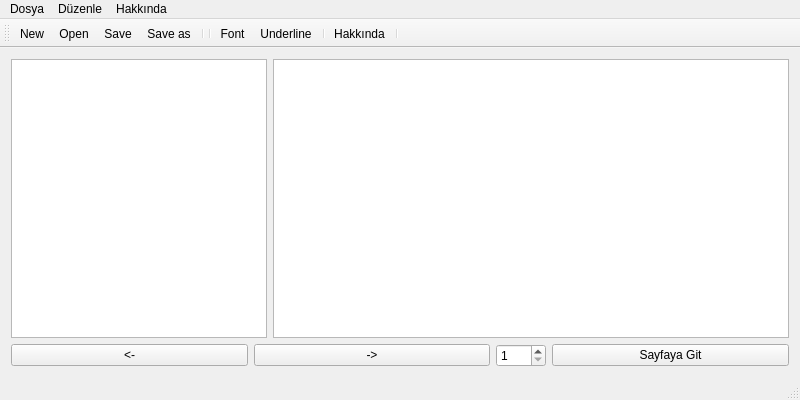
<?xml version="1.0" encoding="UTF-8"?>
<ui version="4.0">
 <class>Notepad</class>
 <widget class="QMainWindow" name="Notepad">
  <property name="geometry">
   <rect>
    <x>0</x>
    <y>0</y>
    <width>800</width>
    <height>400</height>
   </rect>
  </property>
  <property name="windowTitle">
   <string>Kuran Tevafuk Editörü</string>
  </property>
  <widget class="QWidget" name="centralWidget">
   <layout class="QVBoxLayout" name="verticalLayout">
    <item>
     <layout class="QHBoxLayout" name="horizontalLayout">
      <item>
       <widget class="QListWidget" name="listWidget">
        <property name="sizePolicy">
         <sizepolicy hsizetype="Minimum" vsizetype="Expanding">
          <horstretch>0</horstretch>
          <verstretch>0</verstretch>
         </sizepolicy>
        </property>
        <property name="maximumSize">
         <size>
          <width>16777215</width>
          <height>16777215</height>
         </size>
        </property>
        <property name="baseSize">
         <size>
          <width>0</width>
          <height>0</height>
         </size>
        </property>
       </widget>
      </item>
      <item>
       <widget class="QTextEdit" name="textEdit"/>
      </item>
     </layout>
    </item>
    <item>
     <layout class="QHBoxLayout" name="horizontalLayout_2">
      <item>
       <widget class="QPushButton" name="prevPage">
        <property name="text">
         <string>&lt;-</string>
        </property>
       </widget>
      </item>
      <item>
       <widget class="QPushButton" name="nextPage">
        <property name="text">
         <string>-&gt;</string>
        </property>
       </widget>
      </item>
      <item>
       <widget class="QSpinBox" name="gotopage_spinBox">
        <property name="maximumSize">
         <size>
          <width>50</width>
          <height>16777215</height>
         </size>
        </property>
        <property name="minimum">
         <number>1</number>
        </property>
        <property name="maximum">
         <number>604</number>
        </property>
       </widget>
      </item>
      <item>
       <widget class="QPushButton" name="gotopage_button">
        <property name="text">
         <string>Sayfaya Git</string>
        </property>
       </widget>
      </item>
     </layout>
    </item>
   </layout>
  </widget>
  <widget class="QMenuBar" name="menuBar">
   <property name="geometry">
    <rect>
     <x>0</x>
     <y>0</y>
     <width>800</width>
     <height>21</height>
    </rect>
   </property>
   <widget class="QMenu" name="menuFile">
    <property name="title">
     <string>Dosya</string>
    </property>
    <addaction name="actionNew"/>
    <addaction name="actionOpen"/>
    <addaction name="actionSave"/>
    <addaction name="actionSave_as"/>
    <addaction name="separator"/>
   </widget>
   <widget class="QMenu" name="menuEdit">
    <property name="title">
     <string>Düzenle</string>
    </property>
    <addaction name="separator"/>
    <addaction name="actionFont"/>
   </widget>
   <widget class="QMenu" name="menuAbout">
    <property name="title">
     <string>Hakkında</string>
    </property>
    <addaction name="actionAbout"/>
   </widget>
   <addaction name="menuFile"/>
   <addaction name="menuEdit"/>
   <addaction name="menuAbout"/>
  </widget>
  <widget class="QToolBar" name="mainToolBar">
   <attribute name="toolBarArea">
    <enum>TopToolBarArea</enum>
   </attribute>
   <attribute name="toolBarBreak">
    <bool>false</bool>
   </attribute>
   <addaction name="actionNew"/>
   <addaction name="actionOpen"/>
   <addaction name="actionSave"/>
   <addaction name="actionSave_as"/>
   <addaction name="separator"/>
   <addaction name="separator"/>
   <addaction name="actionFont"/>
   <addaction name="actionUnderline"/>
   <addaction name="separator"/>
   <addaction name="actionAbout"/>
   <addaction name="separator"/>
  </widget>
  <widget class="QStatusBar" name="statusBar"/>
  <action name="actionSave">
   <property name="icon">
    <iconset resource="notepad.qrc">
     <normaloff>:/images/save.png</normaloff>:/images/save.png</iconset>
   </property>
   <property name="text">
    <string>Save</string>
   </property>
   <property name="toolTip">
    <string>Save file</string>
   </property>
   <property name="shortcut">
    <string>Ctrl+S</string>
   </property>
  </action>
  <action name="actionSave_as">
   <property name="icon">
    <iconset resource="notepad.qrc">
     <normaloff>:/images/save_as.png</normaloff>:/images/save_as.png</iconset>
   </property>
   <property name="text">
    <string>Save as</string>
   </property>
   <property name="toolTip">
    <string>Save file as</string>
   </property>
   <property name="shortcut">
    <string>Alt+S</string>
   </property>
  </action>
  <action name="actionFont">
   <property name="icon">
    <iconset resource="notepad.qrc">
     <normaloff>:/images/font.png</normaloff>:/images/font.png</iconset>
   </property>
   <property name="text">
    <string>Font</string>
   </property>
   <property name="shortcut">
    <string>Ctrl+F</string>
   </property>
  </action>
  <action name="actionUnderline">
   <property name="checkable">
    <bool>true</bool>
   </property>
   <property name="icon">
    <iconset resource="notepad.qrc">
     <normaloff>:/images/underline.png</normaloff>:/images/underline.png</iconset>
   </property>
   <property name="text">
    <string>Underline</string>
   </property>
   <property name="toolTip">
    <string>Underline</string>
   </property>
   <property name="shortcut">
    <string>Ctrl+U</string>
   </property>
  </action>
  <action name="actionAbout">
   <property name="icon">
    <iconset resource="notepad.qrc">
     <normaloff>:/images/info.png</normaloff>:/images/info.png</iconset>
   </property>
   <property name="text">
    <string>Hakkında</string>
   </property>
   <property name="toolTip">
    <string>Program Hakkında</string>
   </property>
  </action>
  <action name="actionOpen">
   <property name="icon">
    <iconset resource="notepad.qrc">
     <normaloff>:/images/open.png</normaloff>:/images/open.png</iconset>
   </property>
   <property name="text">
    <string>Open</string>
   </property>
   <property name="toolTip">
    <string>Open file</string>
   </property>
   <property name="shortcut">
    <string>Ctrl+O</string>
   </property>
  </action>
  <action name="actionNew">
   <property name="icon">
    <iconset resource="notepad.qrc">
     <normaloff>:/images/new.png</normaloff>:/images/new.png</iconset>
   </property>
   <property name="text">
    <string>New</string>
   </property>
   <property name="toolTip">
    <string>New text document</string>
   </property>
   <property name="shortcut">
    <string>Ctrl+N</string>
   </property>
  </action>
 </widget>
 <layoutdefault spacing="6" margin="11"/>
 <resources>
  <include location="notepad.qrc"/>
 </resources>
 <connections/>
</ui>
